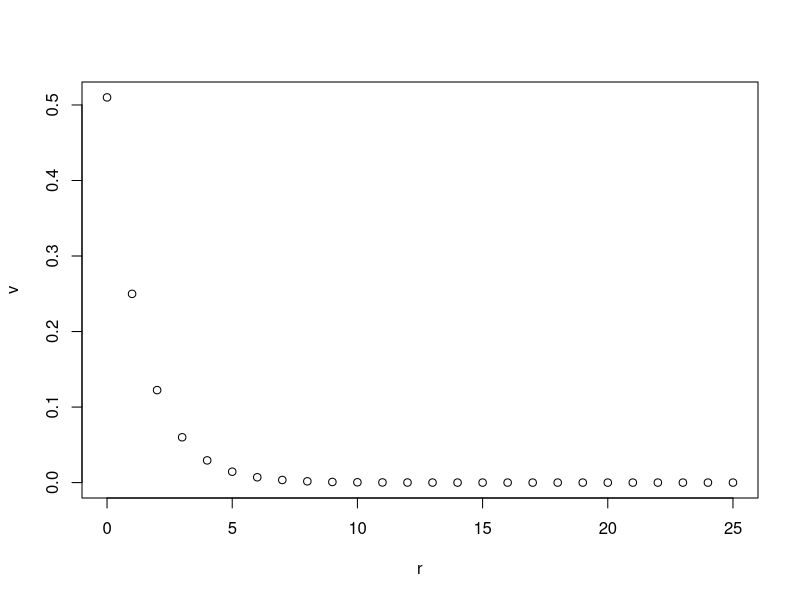
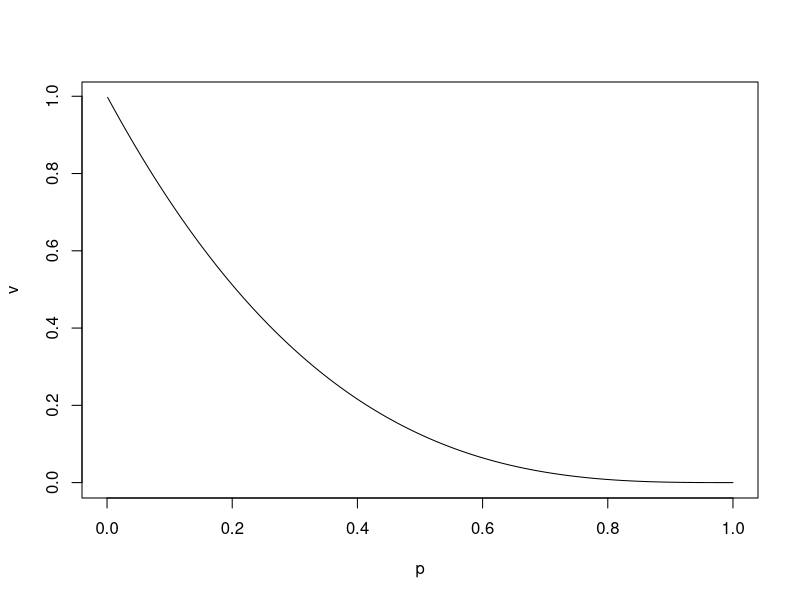
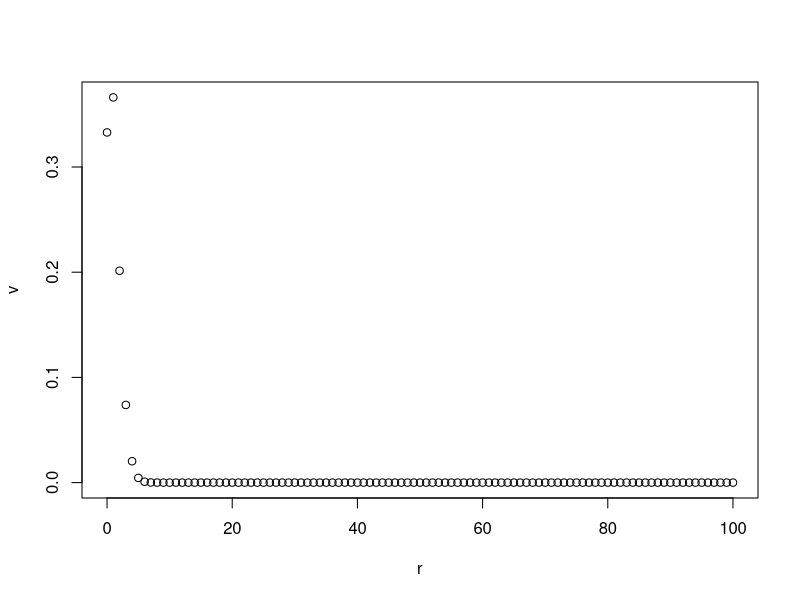
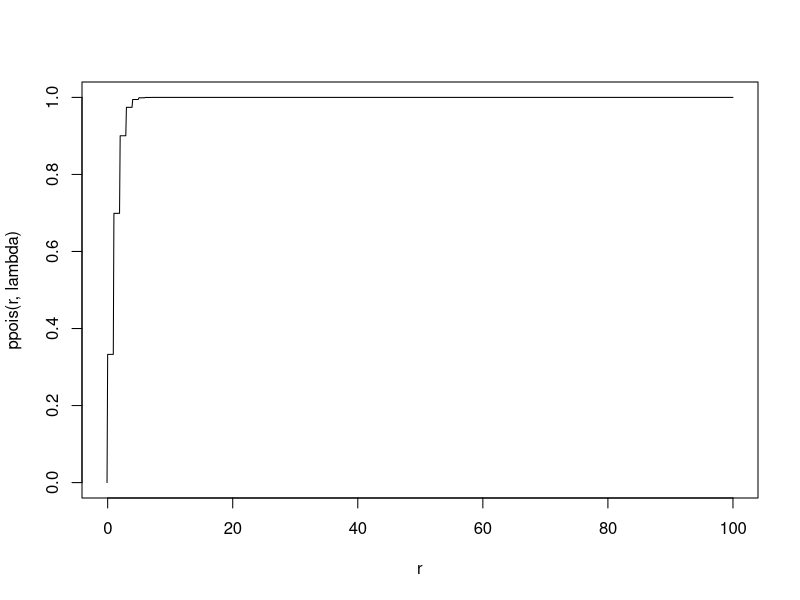

The R script that drew these images, in order:
p <- 0.51
r <- c(0:25)
v <- (1-p)^(r) * p
plot(r, v)

p <- 0.51
(1-p)^3 * p

c <- (1-0.51)^0 * 0.51 + (1-0.51)^1 * 0.51 + (1-0.51)^2 * 0.51
c

pgeom(2, 0.51)

1 - pgeom(2, 0.51)

p <- c(0:1000)/1000
v <- 1 - pgeom(2, p)
plot(p, v, type="l")
# You can safely ignore the warning if you get it, 

N <- 100
r <- c(0:N)
p <- 0.51
sum( (r+1)*(1-p)^r * p )

N <- 100
r <- c(0:N)
p <- 0.51
sum( (r+1)^2 * (1-p)^r * p )  - 1/p^2

lambda <- 1.1
r <- c(0:100)
v <- dpois(r, lambda)
plot(r, v)

lambda <- 1.1
n <- 100 # The upper bound on n for our plot
r <- c(-1:(10*n))/10
plot(r, ppois(r, lambda), type="l")

r <- c(0:100)
lambda <- 1.1
sum( r*dpois(r, lambda) )

r <- c(0:100)
lambda <- 1.1
sum( r^2*dpois(r, lambda) ) - lambda^2

qpois(0.95, 1.1)

ppois(3, 1.1)

1 - ppois(2, 1.1)


